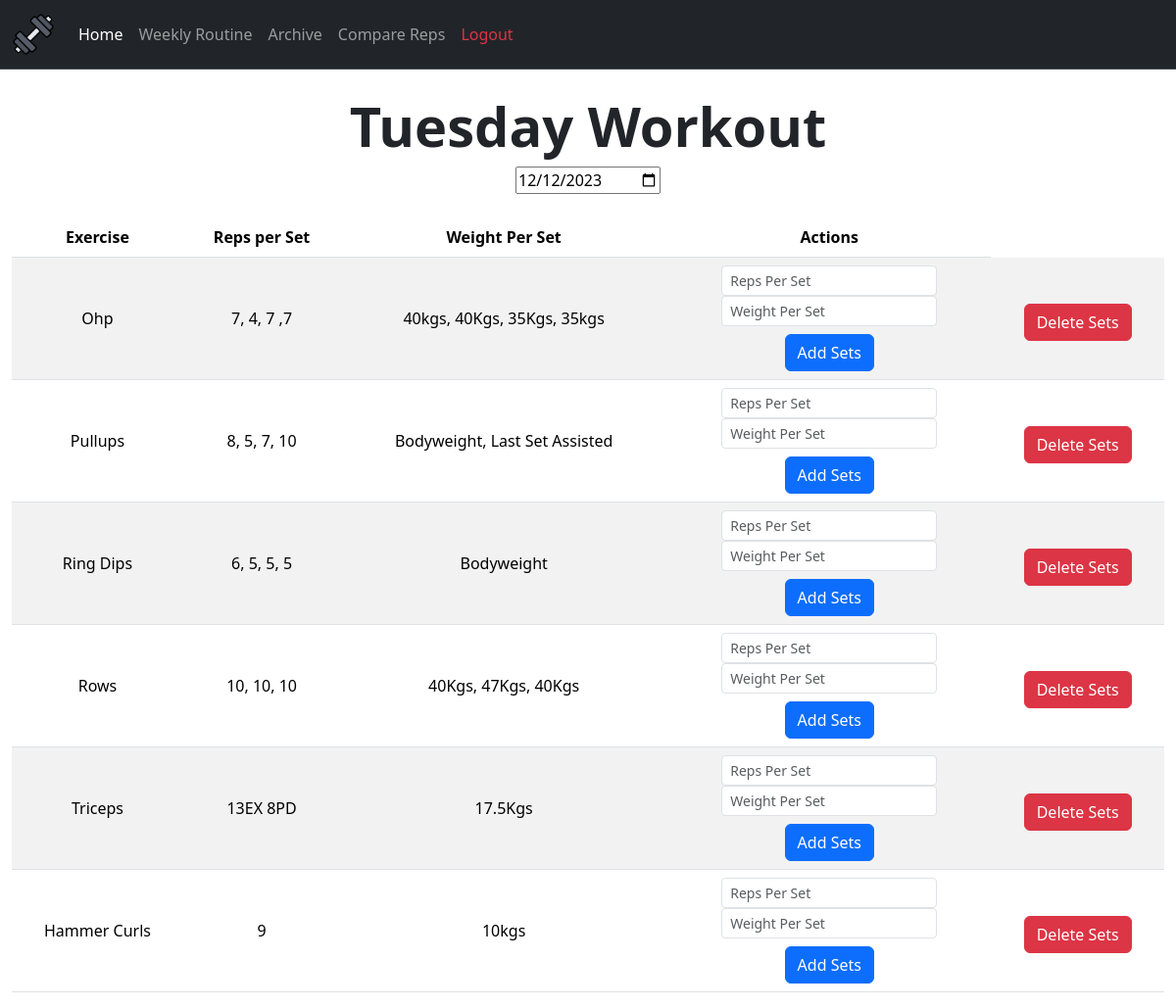
The page /workout/3 (signed in) on the database its author committed.
### webapp/tables.py (models this page shows)
class Workout(db.Model):
    id = db.Column(db.Integer, primary_key = True)
    date = db.Column(db.String(10), default = func.current_date())
    day = db.Column(db.String(12), nullable = False)
    week = db.Column(db.String(150))
    user_id = db.Column(db.Integer, db.ForeignKey('user.id'))
    workout_number = db.Column(db.Integer, nullable=False, unique=False)

class Exercise(db.Model):
    id = db.Column(db.Integer, primary_key = True)
    name = db.Column(db.String(150), nullable = False,)
    sets = db.Column(db.String(150))
    weight = db.Column(db.String(150))
    workout_id = db.Column(db.Integer, db.ForeignKey('workout.id'))

### webapp/routes.py (the view)
@routes.route("/workout/<int:id>")
@login_required
def workout(id):
    workout_id = id
    user = db.session.query(Workout.user_id).filter_by(id = workout_id).scalar()
    if user is None:
        return redirect(url_for("routes.error"))
    elif user != current_user.id:
        return redirect(url_for("routes.error"))
    workout = db.session.query(Workout).filter_by(id = workout_id).scalar()
    exercises = db.session.query(Routine.exercise).filter_by(day = workout.day, user_id = current_user.id).all()
    exercises = [exercise[0] for exercise in exercises]
    for exercise in exercises:
        if db.session.query(Exercise).filter_by(name = exercise, workout_id = workout_id).scalar() is None:
            new_exercise = Exercise(name = exercise, workout_id = workout_id)
            db.session.add(new_exercise)
    db.session.commit()
    exercises = db.session.query(Exercise).filter_by(workout_id = workout_id).all()
    return render_template("workout.html", workout = workout, exercises = exercises, user = user, workoutId = workout_id)

### webapp/templates/workout.html (shortened to what this page needs)
{% extends "layout.html" %}
{% block main%}
<br />
<div style="text-align: center;">
<h1 class="display-4 text-center fw-bold">{{ workout.day }} Workout</h1>
<input name="date" id="date" type="date" value="{{ workout.date }}" onchange="updateDate({{ workout.id }})">
</div>
<br>
<div class="fs-6">
  <div class="container-fluid text-sm-center">
    <table class="table table-striped table-hover">
      <thead>
        <tr>
          <th scope="col">Exercise</th>
          <th scope="col">Reps per Set</th>
          <th scope="col">Weight Per Set</th>
          <th scope="col">Actions</th>
        </tr>
      </thead>
      {% for exercise in exercises %}
      <tr class="align-middle">
        <td class="text-center">{{ exercise.name }}</td>
        <td class="text-center">{{ exercise.sets }}</td>
        <td class="text-center">{{ exercise.weight }}</td>
        <td class="text-center">
          <form class="form" action="/addsets" method="post" autocomplete="off">
            <input class="form-control form-control-sm mx-auto w-auto" id="sets" name="sets" type="text" placeholder="Reps Per Set" />
            <input class="form-control form-control-sm mx-auto w-auto" id="weight" name="weight" type="text" placeholder="Weight Per Set" />
            <button class="btn btn-primary mx-auto mt-2" id="set-submit" type="submit">Add Sets</button>
          </form>
        </td>
        <td class="text-center">
          <form class="form mt-2" action="/deletesets" method="post" onsubmit="return confirmDeleteSets()">
            <button class="btn btn-danger mx-auto" id="set-delete" type="submit">Delete Sets</button>
          </form>
        </td>
      </tr>
      {% endfor %}
    </table>
  </div>
</div>
{% endblock %}

### rows shown on the page
Workout: day "Tuesday", date "12/12/2023"
Exercise: name "Ohp", sets "7, 4, 7 ,7", weight "40kgs, 40Kgs, 35Kgs, 35kgs"
Exercise: name "Pullups", sets "8, 5, 7, 10", weight "Bodyweight, Last Set Assisted"
Exercise: name "Ring Dips", sets "6, 5, 5, 5", weight "Bodyweight"
Exercise: name "Rows", sets "10, 10, 10", weight "40Kgs, 47Kgs, 40Kgs"
Exercise: name "Triceps", sets "13EX 8PD", weight "17.5Kgs"
Exercise: name "Hammer Curls", sets "9", weight "10kgs"
